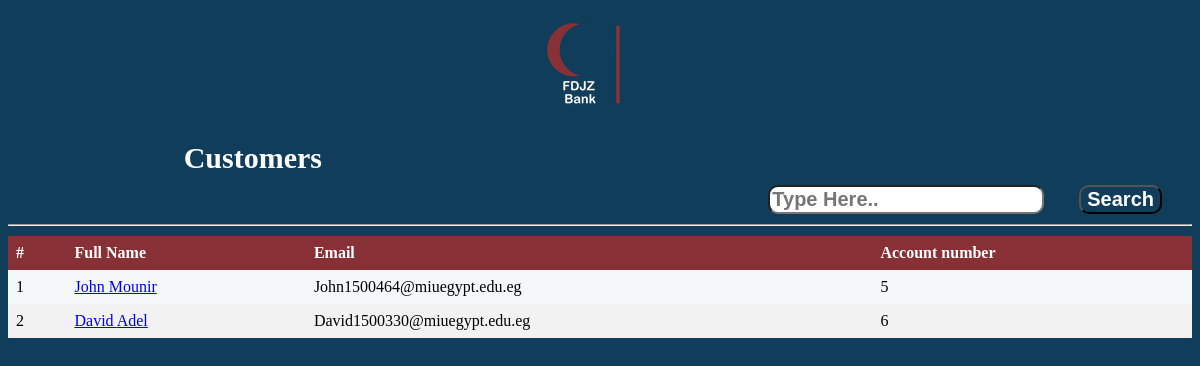
/Worker/php/Showusers.php, run on an earlier commit of the app's database.
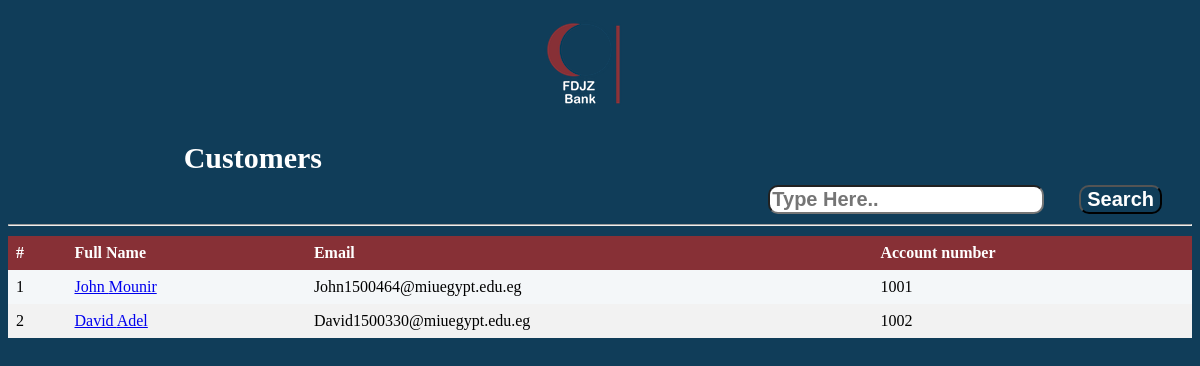
And on a later commit of the database.
### tables this page shows
CREATE TABLE `customer_account` (
  `ID` int(11) NOT NULL,
  `FNAME` varchar(50) DEFAULT NULL,
  `LNAME` varchar(50) DEFAULT NULL,
  `PersonalID` varchar(14) DEFAULT NULL,
  `Address` varchar(100) DEFAULT NULL,
  `MobileNumber` varchar(11) DEFAULT NULL,
  `Email` varchar(200) DEFAULT NULL,
  `Date` varchar(200) DEFAULT NULL,
  `WorkerID` int(11) NOT NULL,
  `DateAdded` datetime NOT NULL
);

### Worker/ClassesGedida/dbconnect.php (called while the page is built, shortened)
<?php
  class dbconnect
  {
      private $servername;
      private $username;
      private $password;
      private $db;
      private $con;
      function __construct()
      {
          $this->servername = "localhost";
          $this->username = "root";
          $this->password = "";
          $this->db = "FDJZ";
          $this->con = $this->Connect();
      }
      function connect()
      {
          $this->con = mysqli_connect($this->servername, $this->username, $this->password, $this->db);
          if ($this -> con ->connect_error)
          {
              die("Failed to connect: " .$this->con->connect_error);
          }
          else
          {
              return $this->con;
          }
      }
      function executesql($sql)
      {
        $result = mysqli_query($this->con, $sql);
        if($result == TRUE)
              {
          return $result;
        }
        else
              {
          echo "Error executing SQL statement: " .$this->con->error;
        }
      }
  }
?>

### Worker/ClassesGedida/WorkerAdminCommon.php (the view, shortened to what this page needs)
<?php
  class WorkerAdminCommon extends User{
    function showAllCustomers(){
      $db = new dbconnect;
      $db->connect();
      $sql = "SELECT `FName`, `LName`, `Email`, `id`
              FROM `customer_account`
              ";
      $result = $db->executesql($sql);
      $counter = 1;
      foreach($result as $row){
          echo'<tr>';
          echo'<td>'.$counter++.'</td>';
          echo'<td><a href="Usersreport.php?id='.$row['id'].'">'.$row['FName']." ".$row['LName'].'</a></td>';
          echo'<td>'.$row['Email'].'</td>';
          echo'<td>'.$row['id'].'</td>';
          echo'</tr>';
      }
    }
  }
?>

### Worker/php/Showusers.php (shortened to what this page needs)
<?php
  $flag = 1;
  $admin = new Admin;
 ?>
<html>
    <head>
        <link rel="stylesheet" type="text/css" href="../css/showusers.css">
        <link rel="stylesheet" href="http://ajax.googleapis.com/ajax/libs/jqueryui/1.10.1/themes/base/minified/jquery-ui.min.css" type="text/css" />
    </head>
    <body>
      <form action="" method="post">
        <div class="logo">
            <a href="<?php echo $href; ?>" id="logoposition"><img  src="../img/workerlogo.png" alt="" /></a>
        </div>
		      <div>
			         <div id="s">
                  <a id="d">Customers</a>
                  <input type="search" placeholder="Type Here.." name="search" id="y" class="auto">
                  <input type="submit" value="Search" id="x">
                  <hr>
			           </div>
	        </div>
        <div class="tableback">
            <table class="userstable">
                <thead>
                  <tr>
                    <th>#</th>
                    <th>Full Name</th>
                    <th>Email</th>
                    <th>Account number</th>
                  </tr>
                </thead>
                <tbody>
                  <?php
                  if ($flag == 1){
                    $admin->showAllCustomers();
                  }else if ($flag == 2){
                    $admin->showSpecificCustomerFromSearch($searchId);
                  }
                  ?>
                </tbody>
            </table>
        </div>
		</form>
    </body>
</html>

### Worker/css/showusers.css (style rules this page uses)
body { background-color:#103D59; }
.userstable { border-collapse: collapse; width: 100%; }
th, td { text-align: left; padding: 8px; }
tr:nth-child(even) { background-color: #f2f2f2 }
th { background-color: #873036; color: white; }
.tableback { background: #F4F7F9; }
.logo { background: 103D59; }
#logoposition { margin-left: 40%; }
table { overflow-x: auto; }
#s { text-align:right; font-size:20px; margin-top:20px; }
#x { font-weight:bold; font-size:20px; color:white; background-color:#103D59; border-radius:10px; margin-right:30px; margin-top:10px; cursor: pointer; }
#y { font-weight:bold; font-size:20px; color:#103D59; background-color:white; border-radius:10px; margin-right:30px; }
#d { color:white; font-weight:bold; font-size:30px; margin-right:870px; }

What changed in the data, as far as the page shows it:
removed customer_account: FNAME "John", LNAME "Mounir", Email "John1500464@miuegypt.edu.eg", ID "5"
removed customer_account: FNAME "David", LNAME "Adel", Email "David1500330@miuegypt.edu.eg", ID "6"
added customer_account: FNAME "John", LNAME "Mounir", Email "John1500464@miuegypt.edu.eg", ID "1001"
added customer_account: FNAME "David", LNAME "Adel", Email "David1500330@miuegypt.edu.eg", ID "1002"
